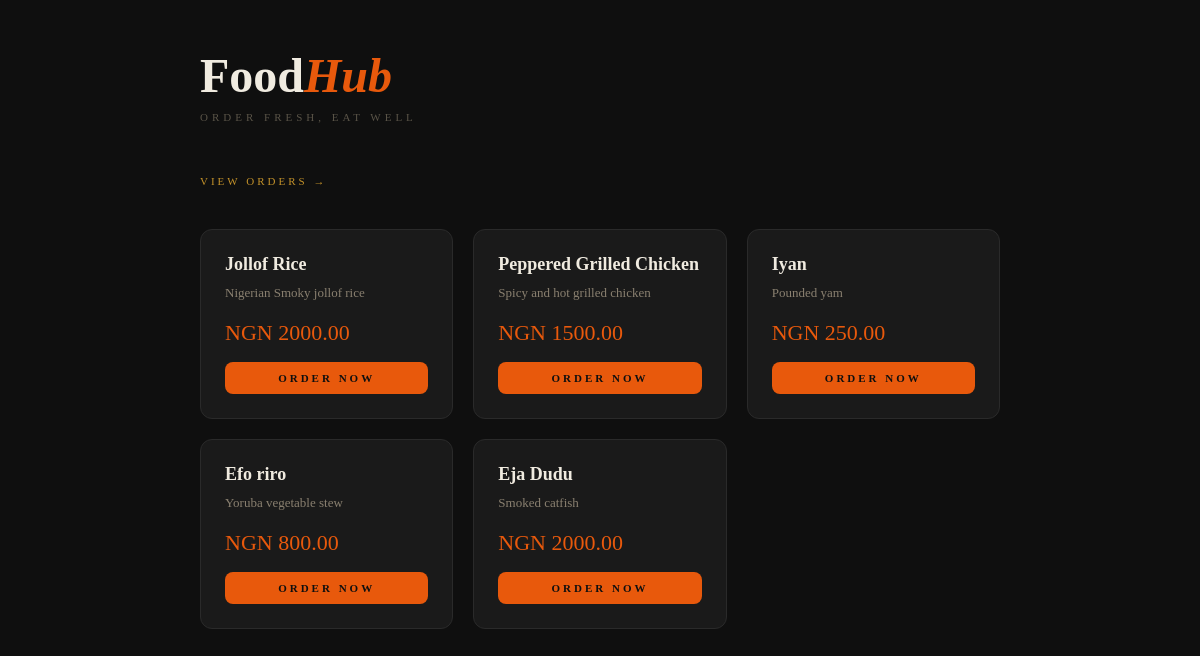
The page / on the database its author committed.
### menu/models.py (models this page shows, shortened)
class MenuItem(models.Model):
    name = models.CharField(max_length=200)
    description = models.TextField()
    price = models.DecimalField(max_digits=10, decimal_places=2)
    available = models.BooleanField(default=True)

### menu/views.py (the view)
# urls.py: path('', include('menu.urls')),
def menu(request):
    items = MenuItem.objects.filter(available=True)
    return render(request, 'menu/menu.html', {'items': items})

### menu/templates/menu/menu.html (shortened to what this page needs)
<!DOCTYPE html>
<html lang="en">
<head>
</head>
<body>
    <div class="container">
        <div class="header">
            <h1>Food<span>Hub</span></h1>
            <p class="sub">Order fresh, eat well</p>
        </div>
        <div class="nav">
            <a href="{% url 'orders' %}">View Orders →</a>
        </div>
        {% if items %}
        <div class="grid">
            {% for item in items %}
            <div class="card">
                <h3>{{ item.name }}</h3>
                <p>{{ item.description }}</p>
                <div class="price">NGN {{ item.price }}</div>
                <a href="{% url 'place_order' item.pk %}">Order Now</a>
            </div>
            {% endfor %}
        </div>
        {% else %}
        <p class="empty">No items on the menu yet.</p>
        {% endif %}
    </div>
</body>
</html>

### menu/templates/menu/menu.html (style rules this page uses)
* { margin: 0; padding: 0; box-sizing: border-box; }
body { font-family: 'Georgia', serif; background: #0F0F0F; min-height: 100vh; padding: 48px 24px; color: #F0EBE0; }
.container { max-width: 800px; margin: 0 auto; }
.header { margin-bottom: 48px; }
h1 { font-size: 48px; color: #F0EBE0; margin-bottom: 8px; }
h1 span { color: #E8590C; font-style: italic; }
.sub { font-size: 11px; letter-spacing: 4px; text-transform: uppercase; color: #5A5448; }
.nav { margin-bottom: 40px; }
.nav a { font-size: 11px; letter-spacing: 3px; text-transform: uppercase; color: #C4922A; text-decoration: none; }
.grid { display: grid; grid-template-columns: repeat(auto-fill, minmax(240px, 1fr)); gap: 20px; }
.card { background: #1A1A1A; border: 1px solid #2A2A2A; border-radius: 12px; padding: 24px; }
.card h3 { font-size: 18px; color: #F0EBE0; margin-bottom: 8px; }
.card p { font-size: 13px; color: #8A8070; margin-bottom: 16px; line-height: 1.6; }
.card .price { font-size: 22px; color: #E8590C; margin-bottom: 16px; }
.card a { display: block; text-align: center; padding: 10px; background: #E8590C; color: #0F0F0F; text-decoration: none; font-size: 11px; letter-spacing: 3px; text-transform: uppercase; border-radius: 8px; font-weight: 600; }

### rows shown on the page
MenuItem: name "Jollof Rice", description "Nigerian Smoky jollof rice", price "2000.00"
MenuItem: name "Peppered Grilled Chicken", description "Spicy and hot grilled chicken", price "1500.00"
MenuItem: name "Iyan", description "Pounded yam", price "250.00"
MenuItem: name "Efo riro", description "Yoruba vegetable stew", price "800.00"
MenuItem: name "Eja Dudu", description "Smoked catfish", price "2000.00"
